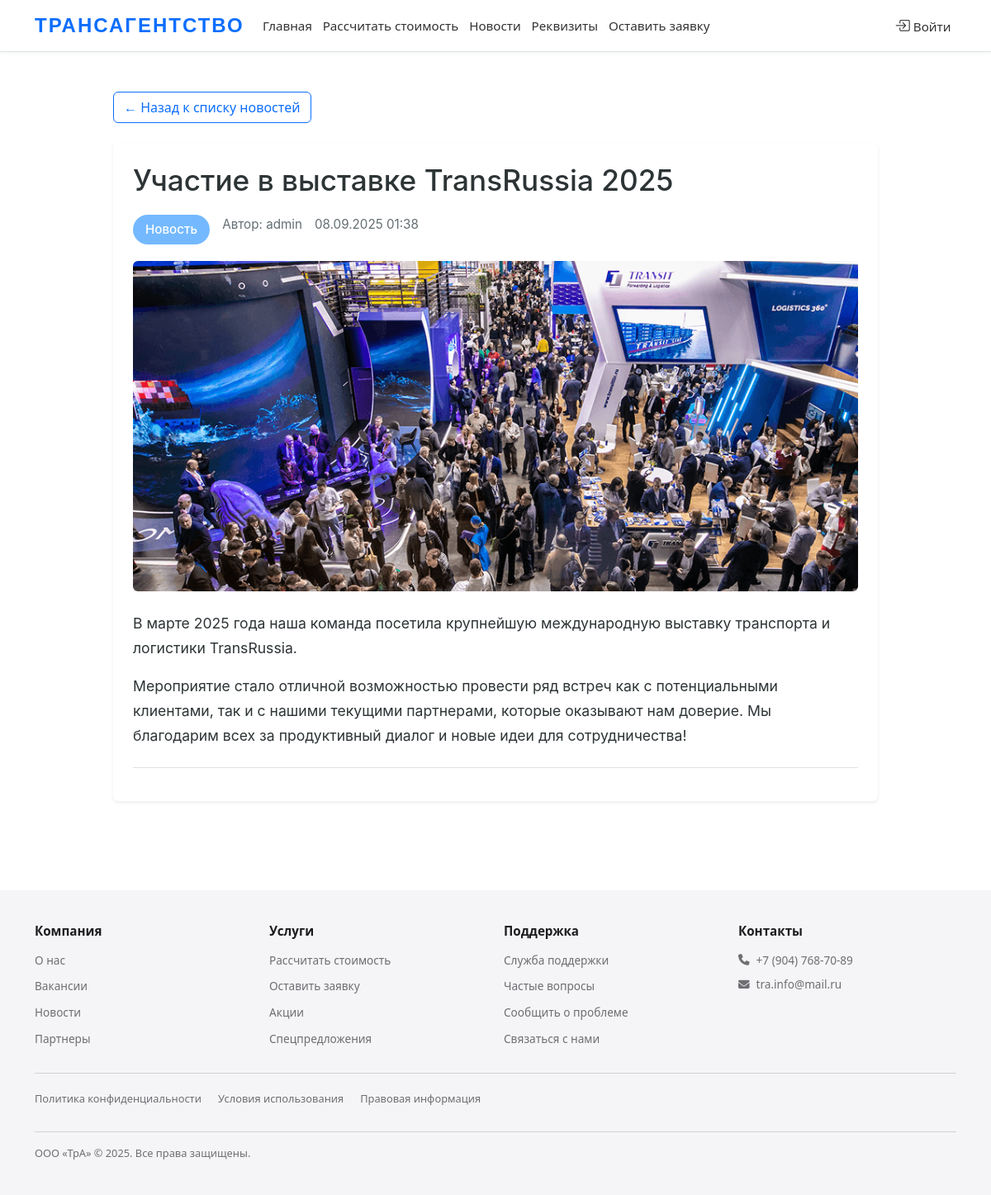
/news/12/, run on the app's committed database.
### main/models.py (models this page shows, shortened)
class News(models.Model):
    title = models.CharField(max_length=200, verbose_name="Заголовок")
    short_description = models.TextField(verbose_name="Краткое описание", help_text="Этот текст будет отображаться в списке новостей")
    content = models.TextField(verbose_name="Полный текст новости")
    created_at = models.DateTimeField(auto_now_add=True, verbose_name="Дата публикации")
    author = models.ForeignKey(User, on_delete=models.CASCADE, verbose_name="Автор")
    class Meta:
        verbose_name = "Новость"
        verbose_name_plural = "Новости"

class NewsImage(models.Model):
    news = models.ForeignKey(News, related_name='images', on_delete=models.CASCADE)
    image = models.ImageField(upload_to='news_images/', verbose_name="Изображение")
    uploaded_at = models.DateTimeField(auto_now_add=True)
    class Meta:
        verbose_name = "Изображение новости"
        verbose_name_plural = "Изображения новостей"

class CompanyRequisites(models.Model):
    full_name = models.CharField(max_length=200, verbose_name="Полное наименование",
                               default='Общество с ограниченной ответственностью "Трансагентство"')
    short_name = models.CharField(max_length=100, verbose_name="Краткое наименование",
                                default='ООО «ТрА»')
    legal_address = models.TextField(verbose_name="Юридический адрес",
                                   default='РТ, 422772, м. р-н Пестречинский, с.п. Кощаковское, д.Званка, ул.Лазурная д.2А')
    postal_address = models.TextField(verbose_name="Почтовый адрес",
                                    default='РТ, 422772, м. р-н Пестречинский, с.п. Кощаковское, д.Званка, ул.Лазурная д.2А')
    phone = models.CharField(max_length=20, verbose_name="Телефон",
                           default='+7 (904) 768-70-89')
    email = models.EmailField(verbose_name="Эл. почта",
                            default='tra.info@mail.ru')
    inn = models.CharField(max_length=12, verbose_name="ИНН",
                         default='1651092275')
    kpp = models.CharField(max_length=9, verbose_name="КПП",
                          default='168601001')
    ogrn = models.CharField(max_length=15, verbose_name="ОГРН",
                           default='1221600078809')
    okpo = models.CharField(max_length=10, verbose_name="ОКПО",
                           default='75376496')
    railway_code = models.CharField(max_length=10, verbose_name="Код жд",
                                   default='4231')
    els_code = models.CharField(max_length=15, verbose_name="Код ЕЛС",
                               default='1006546099')
    bank_name_rub = models.CharField(max_length=200, verbose_name="Банк (руб)",
                                    default='ФИЛИАЛ «НИЖЕГОРОДСКИЙ» АО «АЛЬФА-БАНК»')
    account_rub = models.CharField(max_length=20, verbose_name="Рублёвый р/с",
                                  default='40702810629140008516')
    corr_account_rub = models.CharField(max_length=20, verbose_name="Корр. счёт (руб)",
                                       default='30101810200000000824')
    bik_rub = models.CharField(max_length=9, verbose_name="БИК (руб)",
                              default='042202824')
    bank_name_curr = models.CharField(max_length=200, verbose_name="Банк (вал)",
                                     default='ООО Банк Аверс')
    account_curr = models.CharField(max_length=20, verbose_name="Валютный счёт",
                                   default='4070216300390000051')
    corr_account_curr = models.CharField(max_length=20, verbose_name="Корр. счёт (вал)",
                                        default='30101810500000000774')
    bik_curr = models.CharField(max_length=9, verbose_name="БИК (вал)",
                               default='049205774')
    director = models.CharField(max_length=100, verbose_name="Генеральный директор",
                               default='Давлетшина Алсу Ринатовна')
    class Meta:
        verbose_name = "Реквизиты компании"
        verbose_name_plural = "Реквизиты компании"

### main/views.py (the view)
# urls.py: path('news/<int:pk>/', views.news_detail, name='news_detail'),
def news_detail(request: HttpRequest, pk: int) -> HttpResponse:
    try:
        news = get_object_or_404(News.objects.prefetch_related('images'), pk=pk)
        return render(request, 'main/news_detail.html', {**{'news': news}, **base_context(request)})
    except Exception as e:
        return render(request, 'main/news_detail.html', {**{'error': f'Ошибка: {e}'}, **base_context(request)})

### main/views.py (called while the page is built)
def base_context(request: HttpRequest) -> dict:
    requisites = CompanyRequisites.objects.first()
    return {'requisites': requisites}

### main/templates/main/news_detail.html (shortened to what this page needs)
{% extends 'main/base.html' %}
{% load static %}
{% block content %}
<div class="container py-5">
    <div class="row justify-content-center">
        <div class="col-lg-10">
            <div class="mb-4">
                <a href="{% url 'news_list' %}" class="btn btn-outline-primary">
                    ← Назад к списку новостей
                </a>
            </div>
            <article class="news-article bg-white p-4 rounded shadow-sm">
                <header class="article-header">
                    <h1 class="article-title">{{ news.title }}</h1>
                    <div class="article-meta">
                        <span class="category">Новость</span>
                        <span class="author">Автор: {{ news.author.username }}</span>
                        <span class="date">{{ news.created_at|date:"d.m.Y H:i" }}</span>
                    </div>
                    {% if news.images.all %}
                        <div class="article-image mt-3">
                            <img src="{{ news.images.first.image.url }}"
                                 alt="Изображение к новости '{{ news.title }}'"
                                 class="img-fluid rounded">
                        </div>
                    {% endif %}
                </header>
                <div class="article-content mt-4">
                    <div class="content-wrapper">
                        <div class="news-text-content">
                            {{ news.content|safe }}
                        </div>
                    </div>
                </div>
                <footer class="article-footer mt-4 pt-3 border-top">
                </footer>
            </article>
        </div>
    </div>
</div>
{% endblock %}

### main/templates/main/includes/footer.html
<footer class="apple-footer">
    <div class="container">
        <div class="apple-nav">
            <div class="apple-col">
                <h3>Компания</h3>
                <ul>
                    <li><a href="{% url 'home' %}">О нас</a></li>
                    <li><a href="#">Вакансии</a></li>
                    <li><a href="{% url 'news_list' %}">Новости</a></li>
                    <li><a href="#">Партнеры</a></li>
                </ul>
            </div>
            <div class="apple-col">
                <h3>Услуги</h3>
                <ul>
                    <li><a href="{% url 'calculate' %}">Рассчитать стоимость</a></li>
                    <li><a href="{% url 'application' %}">Оставить заявку</a></li>
                    <li><a href="#">Акции</a></li>
                    <li><a href="#">Спецпредложения</a></li>
                </ul>
            </div>
            <div class="apple-col">
                <h3>Поддержка</h3>
                <ul>
                    <li><a href="#">Служба поддержки</a></li>
                    <li><a href="#">Частые вопросы</a></li>
                    <li><a href="#">Сообщить о проблеме</a></li>
                    <li><a href="{% url 'requisites' %}">Связаться с нами</a></li>
                </ul>
            </div>
            <div class="apple-col">
                <h3>Контакты</h3>
                <div class="apple-contact">
                    <a href="tel:{{ requisites.phone }}"><i class="fas fa-phone"></i> {{ requisites.phone }}</a>
                    <a href="mailto:{{ requisites.email }}"><i class="fas fa-envelope"></i> {{ requisites.email }}</a>
                </div>
            </div>
        </div>
        <div class="apple-bottom">
            <div class="apple-legal">
                <a href="#">Политика конфиденциальности</a>
                <a href="#">Условия использования</a>
                <a href="#">Правовая информация</a>
            </div>
            <div class="apple-copyright">
                {{ requisites.short_name }} © {% now "Y" %}. Все права защищены.
            </div>
        </div>
    </div>
</footer>

### main/static/css/styles.css (style rules this page uses)
:root { --primary-blue: #0b5ed7; --dark-blue: #0a4eb5; }
body { margin: 0; padding: 0; display: flex; flex-direction: column; min-height: 100vh; font-family: 'Segoe UI', Tahoma, Geneva, Verdana, sans-serif; line-height: 1.6; }
.btn { transition: all 0.3s ease; }
.news-text-content { font-family: 'Inter', sans-serif; line-height: 1.8; }
.apple-footer { background: #f5f5f7; color: #6e6e73; padding: 40px 0; font-size: 0.85rem; margin-top: auto; }
.apple-nav { display: grid; grid-template-columns: repeat(auto-fit, minmax(180px, 1fr)); gap: 20px; border-bottom: 1px solid #d2d2d7; padding-bottom: 20px; margin-bottom: 20px; }
.apple-col h3 { font-size: 0.95rem; font-weight: 600; margin-bottom: 15px; color: #1d1d1f; }
.apple-col ul { list-style: none; padding: 0; margin: 0; }
.apple-col ul li { margin-bottom: 10px; }
.apple-col ul li a { color: #6e6e73; text-decoration: none; transition: color 0.3s; font-size: 0.85rem; }
.apple-contact { display: flex; flex-direction: column; gap: 8px; }
.apple-contact a { color: #6e6e73; text-decoration: none; display: flex; align-items: center; gap: 8px; font-size: 0.85rem; }
.apple-bottom { display: flex; justify-content: space-between; align-items: center; flex-wrap: wrap; gap: 15px; }
.apple-legal { display: flex; gap: 20px; flex-wrap: wrap; }
.apple-legal a { color: #6e6e73; text-decoration: none; font-size: 0.8rem; }
.apple-copyright { width: 100%; margin-top: 15px; padding-top: 15px; border-top: 1px solid #d2d2d7; font-size: 0.8rem; color: #6e6e73; }
.news-text-content { font-weight: 400; font-family: 'Inter', sans-serif; }
.news-text-content * { font-weight: inherit; }
.news-text-content { font-weight: 400 !important; font-family: 'Inter', sans-serif !important; }
.news-text-content *:not(strong):not(b):not(h1):not(h2):not(h3):not(h4):not(h5):not(h6) { font-weight: 400 !important; }
.article-content, .content-wrapper { font-weight: 400 !important; }
.article-content *, .content-wrapper * { font-weight: inherit !important; }
.news-text-content, .news-text-content p, .news-text-content div, .news-text-content span, .news-text-content li { font-weight: 100 !important; font-family: 'Inter', sans-serif !important; }
.news-text-content * { font-weight: inherit !important; }
.news-text-content, .news-text-content p, .news-text-content div, .news-text-content span { font-weight: 400 !important; --bs-body-font-weight: 400 !important; }
.news-text-content * { font-weight: 400 !important; --bs-body-font-weight: 400 !important; }

### main/templates/main/news_detail.html (style rules this page uses)
.news-article { font-family: 'Inter', sans-serif; }
.article-title { font-size: 2.2em; color: #2d3436; margin-bottom: 20px; }
.article-meta { display: flex; gap: 15px; margin-bottom: 20px; font-size: 0.95em; color: #636e72; flex-wrap: wrap; }
.category { background: #74b9ff; color: white; padding: 6px 15px; border-radius: 20px; font-weight: 500; }
.article-image img { width: 100%; max-height: 400px; object-fit: cover; border-radius: 10px; }
.news-text-content { font-size: 1.1em; line-height: 1.7; color: #2d3436; font-weight: 400; }
.news-text-content, .news-text-content p, .news-text-content div, .news-text-content span { font-weight: 400 !important; }
.news-text-content, .news-text-content *:not(strong):not(b) { font-weight: 400 !important; }
.article-content * { font-weight: inherit !important; }
.content-wrapper * { font-weight: inherit !important; }
.news-text-content { --bs-body-font-weight: 100 !important; }
.news-text-content, .news-text-content p, .news-text-content div, .news-text-content span { font-weight: 100 !important; }
.news-text-content * { font-weight: 100 !important; }

### data on the page
News: title "Участие в выставке TransRussia 2025", author.username "admin", created_at "08.09.2025 01:38", images.first.image (picture), content "В марте 2025 года наша команда посетила крупнейшую международную выставку транспорта и логистики TransRussia. Мероприятие стало отличной возможностью провести ряд встреч как с потенциальными клиентами, так и с нашими текущими партнерами, которые оказывают нам доверие. Мы благодарим всех за продуктивный диалог и новые идеи для сотрудничества!"
CompanyRequisites: phone "+7 (904) 768-70-89", email "tra.info@mail.ru", short_name "ООО «ТрА»"
